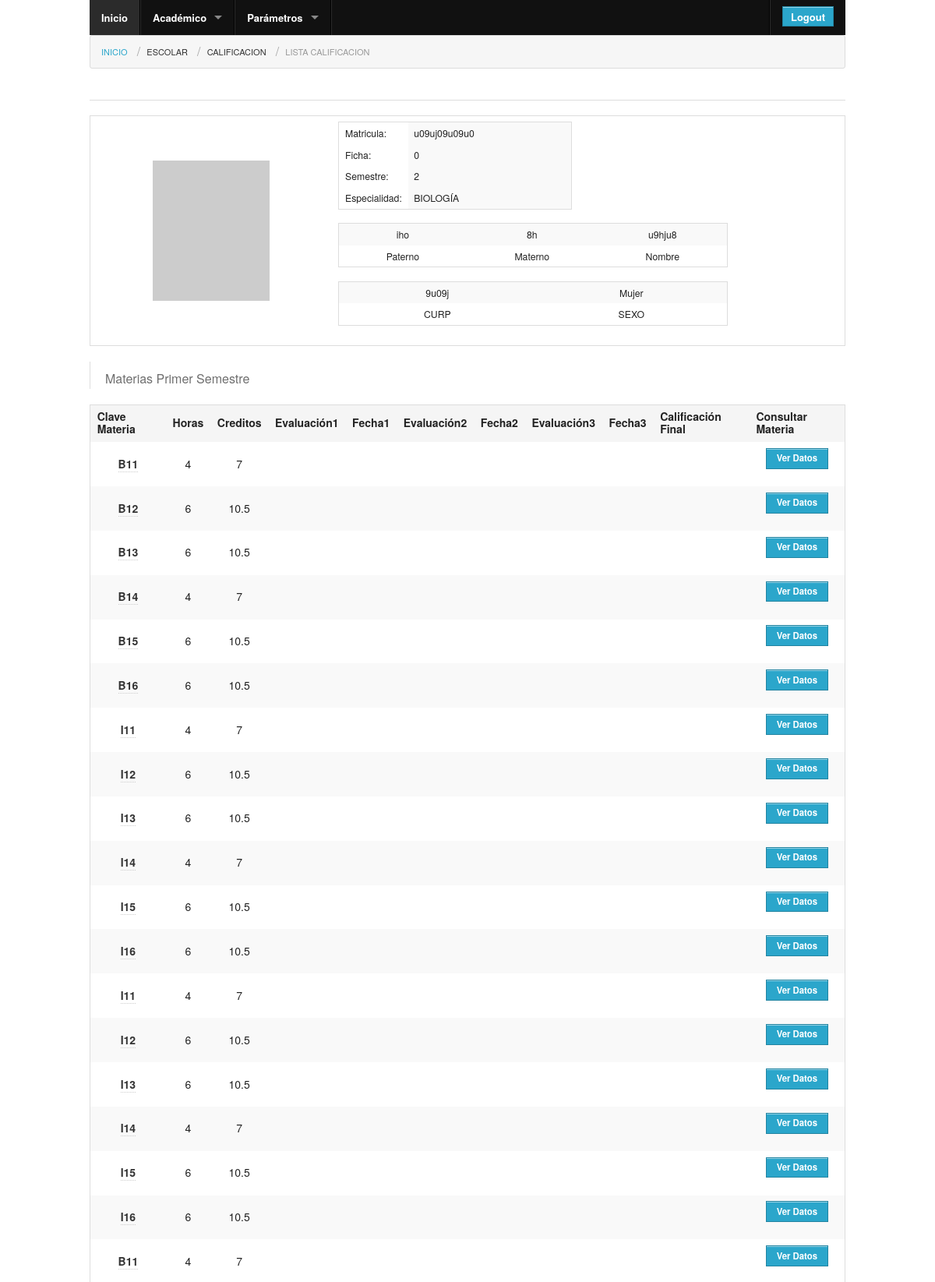
Page /sistema/index.php/calificaciones/lista_calificaciones (upper part) on the committed database.
### tables this page shows
CREATE TABLE `alumnos` (
  `matricula` varchar(12) NOT NULL,
  `ficha` varchar(12) NOT NULL,
  `curp` varchar(20) NOT NULL,
  `nombre` varchar(50) NOT NULL,
  `paterno` varchar(25) NOT NULL,
  `materno` varchar(25) NOT NULL,
  `fecha_nacimiento` varchar(40) NOT NULL,
  `sexo` int(1) NOT NULL,
  `semestre` int(1) NOT NULL,
  `clave_especialidad` int(2) NOT NULL,
  `ciclo_escolar` varchar(12) NOT NULL,
  `generacion` varchar(80) NOT NULL,
  `estatus` int(1) NOT NULL,
  `estadodeprocedencia` varchar(80) NOT NULL,
  `municipiodeprocedencia` varchar(80) NOT NULL,
  `observaciones` varchar(300) NOT NULL,
  `domicilio` varchar(300) NOT NULL,
  `municipio` varchar(20) NOT NULL,
  `estado` varchar(20) NOT NULL,
  `cp` varchar(10) NOT NULL,
  `telefono_casa` varchar(15) NOT NULL,
  `telefono_cel` varchar(15) NOT NULL,
  `email` varchar(70) NOT NULL,
  `tipo_sangre` int(1) NOT NULL,
  `enfermedades` varchar(300) NOT NULL,
  `capacidad_diferente` varchar(300) NOT NULL,
  `cuentaconbeca` varchar(80) NOT NULL,
  `tipobeca` varchar(80) NOT NULL,
  `nombre_tutor` varchar(50) NOT NULL,
  `domicilio_tutor` varchar(300) NOT NULL,
  `telefono_tutor` varchar(15) NOT NULL,
  `email_tutor` varchar(70) NOT NULL,
  `telemergencia` varchar(50) NOT NULL,
  `clave_asesor` varchar(4) NOT NULL,
  `trasladoreincorpoacion` varchar(20) NOT NULL,
  `foto` int(1) NOT NULL,
  KEY `matricula` (`matricula`)
);

CREATE TABLE `calificaciones` (
  `matricula` varchar(12) NOT NULL,
  `materia` varchar(20) NOT NULL,
  `semestre` int(1) NOT NULL,
  `clave_especialidad` int(1) NOT NULL,
  `ciclo_escolar` varchar(20) NOT NULL,
  `asistencia1` varchar(20) NOT NULL,
  `evaluacion1` varchar(20) NOT NULL,
  `fecha1` varchar(20) NOT NULL,
  `asistencia2` varchar(20) NOT NULL,
  `evaluacion2` varchar(20) NOT NULL,
  `fecha2` varchar(20) NOT NULL,
  `asistencia3` varchar(20) NOT NULL,
  `evaluacion3` varchar(20) NOT NULL,
  `fecha3` varchar(20) NOT NULL,
  `asistencia4` varchar(20) NOT NULL,
  `evaluacion4` varchar(20) NOT NULL,
  `fecha4` varchar(20) NOT NULL,
  `asistencia_general` varchar(20) NOT NULL,
  `calificacion_final` varchar(20) NOT NULL,
  `fecha` varchar(20) NOT NULL,
  `tipo_examen` varchar(20) NOT NULL,
  `extraordinario` varchar(20) NOT NULL,
  `fecha_extra` varchar(20) NOT NULL
);

CREATE TABLE `materias` (
  `licenciatura` varchar(80) NOT NULL,
  `clave_especialidad` varchar(8) NOT NULL,
  `materia` varchar(200) NOT NULL,
  `semestre` varchar(5) NOT NULL,
  `horas` varchar(5) NOT NULL,
  `creditos` varchar(15) NOT NULL,
  `prioridad` int(1) NOT NULL,
  `prisemestre` int(1) NOT NULL,
  `clave_docente` varchar(20) NOT NULL,
  `cicloescolar` varchar(9) NOT NULL,
  `horario` varchar(20) NOT NULL,
  `salon` varchar(15) NOT NULL
);

### sistema/application/controllers/calificaciones.php (called while the page is built, shortened)
<?php if ( ! defined('BASEPATH')) exit('No direct script access allowed');
class calificaciones extends CI_Controller {
  function __construct()
  {
		$this->load->helper('url');
		$this->load->helper('form');
		$this->load->model('user');
		$this->load->model('alumnos');
		$this->load->model('m_calificaciones');
		$this->load->library('form_validation');
  }
 function lista_calificaciones()
	{
		$session_data = $this->session->userdata('logged_in');
		$data['idsession'] = $session_data['id_nivel'];
      $data['nivel_label'] = $this->user->mi_join($session_data['id_nivel'],'niveles','id','label');
	  $data['matricula'] = $session_data['ID'];
	  $data['especialidades'] = $this->alumnos->especialidades();
		$matricula_uri = $this->input->post('matricula_post');
		$data ['dt_alumno'] = $this->alumnos->vista_dt_alumonos($matricula_uri);
		$data ['dt_calificaciones'] = $this->m_calificaciones->vista_dt_calificaciones($matricula_uri);
		$data ['id_matricula'] = $matricula_uri;
		$data['m_primer'] = $this->m_calificaciones->listar_materias($matricula_uri,"1");
		$data['m_segundo'] = $this->m_calificaciones->listar_materias($matricula_uri,"2");
		$data['m_terser'] = $this->m_calificaciones->listar_materias($matricula_uri,"3");
		$data['m_cuarto'] = $this->m_calificaciones->listar_materias($matricula_uri,"4");
		$data['m_quinto'] = $this->m_calificaciones->listar_materias($matricula_uri,"5");
		$data['m_sexto'] = $this->m_calificaciones->listar_materias($matricula_uri,"6");
		$data['m_septimo'] = $this->m_calificaciones->listar_materias($matricula_uri,"7");
		$data['m_octavo'] = $this->m_calificaciones->listar_materias($matricula_uri,"8");
		$this->load->view('common/header');
	    $this->load->view('common/menu', $data);
		if($data ['dt_calificaciones']){
        $this->load->view('list_calificaciones', $data);
	    }else{redirect(base_url().'calificaciones', 'refresh');}
		$this->load->view('common/footer');
	}
}
?>

### sistema/index.php (called while the page is built, shortened)
<?php
require_once BASEPATH.'core/CodeIgniter'.EXT;

### sistema/application/models/alumnos.php (called while the page is built, shortened)
<?php
class alumnos extends CI_Model{
	function vista_dt_alumonos($id){
		$query = $this->db->get('alumnos');
			foreach ($query->result() as $datos){
				$data[] = $datos;
			return $data;
		}
	}
}
?>

### sistema/application/models/user.php (called while the page is built, shortened)
<?php
Class User extends CI_Model
{
	function mi_join($id,$tabla,$idtabla,$label){
		$query = $this->db->get($tabla);
			foreach ($query->result() as $datos){
			return  $datos->$label;
		}
	}
}
?>

### sistema/application/models/m_calificaciones.php (called while the page is built, shortened)
<?php
class m_calificaciones extends CI_Model{
	function listar_materias($matricula,$semestre){
		$this->db->select('*');
		$this->db->from('calificaciones',"materias");
		$this->db->join('materias', 'materias.clave_especialidad = calificaciones.materia');
		$this->db->where("calificaciones.matricula",$matricula);
		$this->db->where("materias.semestre",$semestre);
		$query = $this->db->get();
	     if ($query->num_rows>0 ){
			foreach ($query->result() as $datos){
				$data[] = $datos;
			}
			return $data;
		}
	}
}
?>

### sistema/application/views/list_calificaciones.php (the view, shortened to what this page needs)
<div class="row"><div class="large-12 columns">
<ul class="breadcrumbs">
  <li><a href="<?=base_url();?>home">Inicio</a></li>
  <li class="current"><a href="#">Escolar</a></li>
  <li class="current"><a href="<?=base_url();?>alumno">Calificacion</a></li>
  <li class="unavailable"><a href="#">Lista Calificacion</a></li>
</ul>
</div></div>
<div class="row">
		<div class="large-12 columns">
            <hr />
<table width="100%" border="0" cellspacing="0" cellpadding="0">
          <tr>
            <td width="32%" align="center"><?php if ($dt_alumno['0']->foto == 1){ ?>
      <img src="<?=base_url();?>common/documentos/<?=$dt_alumno['0']->matricula;?>/foto.jpg" width="150" height="180" />
      <?php }else{ ?>
      <img src="http://placehold.it/150x180" width="150" height="180" />
      <?php }?></td>
            <td width="68%"><table width="300" border="0" cellspacing="0" cellpadding="0">
              <tr>
                <td width="78" bgcolor="#FFFFFF">Matricula:</td>
                <td width="222" bgcolor="#F9F9F9"><?=$dt_alumno['0']->matricula;?></td>
              </tr>
              <tr>
                <td bgcolor="#FFFFFF">Ficha:</td>
                <td bgcolor="#F9F9F9"><?=$dt_alumno['0']->ficha;?></td>
              </tr>
              <tr>
                <td bgcolor="#FFFFFF">Semestre:</td>
                <td bgcolor="#F9F9F9"><?=$dt_alumno['0']->semestre;?></td>
              </tr>
              <tr>
                <td bgcolor="#FFFFFF">Especialidad:</td>
                <td bgcolor="#F9F9F9"><?=$this->user->mi_join($dt_alumno['0']->clave_especialidad,'especialidades','id','label');?></td>
              </tr>
            </table>
              <table width="500" border="0" cellspacing="0" cellpadding="0">
              <tr>
                <td align="center" bgcolor="#F9F9F9"><?=$dt_alumno['0']->paterno;?></td>
                <td align="center" bgcolor="#F9F9F9"><?=$dt_alumno['0']->materno;?></td>
                <td align="center" bgcolor="#F9F9F9"><?=$dt_alumno['0']->nombre;?></td>
              </tr>
              <tr>
                <td align="center" bgcolor="#FFFFFF">Paterno</td>
                <td align="center" bgcolor="#FFFFFF">Materno</td>
                <td align="center" bgcolor="#FFFFFF">Nombre</td>
              </tr>
            </table>
              <table width="500" border="0" cellspacing="0" cellpadding="0">
              <tr>
                <td align="center" bgcolor="#F9F9F9"><?=$dt_alumno['0']->curp;?></td>
                <td align="center" bgcolor="#F9F9F9"><? if($dt_alumno['0']->sexo == 1){echo "Hombre";} if($dt_alumno['0']->sexo == 2){echo "Mujer";} if($dt_alumno['0']->sexo == 3){echo "Otros";}?></td>
              </tr>
              <tr>
                <td align="center" bgcolor="#FFFFFF">CURP</td>
                <td align="center" bgcolor="#FFFFFF">SEXO</td>
              </tr>
            </table>
            </td>
  </tr>
</table>
<?php if ($dt_alumno['0']->clave_especialidad == 5) {
$suf = "Eval";
}else{
$suf = "Evaluación";
} ?>
<?php if($m_primer){?>
<blockquote>Materias Primer Semestre</blockquote>
<table width="100%">
 <thead>
	<tr>
		<th>Clave Materia</th>
		<th>Horas</th>
		<th>Creditos</th>
        <th><?=$suf;?>1</th>
        <th>Fecha1</th>
        <th><?=$suf;?>2</th>
        <th>Fecha2</th>
        <th><?=$suf;?>3</th>
        <th>Fecha3</th>
        <th>Calificación Final</th>
		<th>Consultar Materia</th>
	</tr>
</thead>
<tbody>
<?php
foreach($m_primer as $valor):?>
	<tr>
		<td align='center'><span data-tooltip class="has-tip" title="<?=$valor->materia ?>"><?=$valor->clave_especialidad ?></span></td>
		<td align='center'><?=$valor->horas ?></td>
		<td align='center'><?=$valor->creditos ?></td>
        <td align='center'><?=$valor->evaluacion1 ?></td>
        <td align='center'><?=$valor->fecha1 ?></td>
        <td align='center'><?=$valor->evaluacion2 ?></td>
        <td align='center'><?=$valor->fecha2 ?></td>
        <td align='center'><?=$valor->evaluacion3 ?></td>
        <td align='center'><?=$valor->fecha3 ?></td>
        <td align='center'><?=$valor->calificacion_final ?></td>
		<td align='center'><?=anchor('calificaciones/vista_calificaciones/'.$id_matricula.'/'.$valor->clave_especialidad, 'Ver Datos','class="small button"')?></td>
	</tr>
<?php endforeach;?>
</tbody>
</table>
<?php }?>
<br />
<br />
<br />
<br />
<br />
<br />
<br />
  </div>
</div>

### sistema/application/views/common/header.php (shortened to what this page needs)
<!DOCTYPE html>
 <html class="no-js" lang="en">
<head>
  <link rel="stylesheet" href="<?=base_url();?>common/css/normalize.css" />
  <link rel="stylesheet" href="<?=base_url();?>common/css/foundation.css" />
</head>
<body>

### sistema/application/views/common/menu.php (shortened to what this page needs)
<div class="row">
		<div class="large-12 columns">
<nav class="top-bar">
  <section class="top-bar-section">
    <ul class="left">
    <li class="active"><a href="<?=base_url();?>home">Inicio</a></li>
    <li class="divider"></li>
      <li class="has-dropdown"><a href="#">Académico</a>
      </li>
      <li class="divider"></li>
		<li class="has-dropdown"><a href="#">Parámetros</a>
      </li>
      <li class="divider"></li>
    </ul>
    <ul class="right">
      <li class="divider"></li>
      <li class="has-form">
        <a class="button" href="<?=base_url();?>home/logout">Logout</a>
      </li>
    </ul>
  </section>
</nav>
</div>
</div>

### sistema/application/views/common/footer.php (shortened to what this page needs)
</body>
</html>

### rows in the picture
alumnos: matricula "u09uj09u09u0", ficha "0", semestre "2", paterno "iho", materno "8h", nombre "u9hju8", curp "9u09j", clave_especialidad "Evaluación"
calificaciones: materias.clave_especialidad "B11", materias.horas "4", materias.creditos "7", materias.clave_especialidad "Ver Datos"
calificaciones: materias.clave_especialidad "B12", materias.horas "6", materias.creditos "10.5", materias.clave_especialidad "Ver Datos"
calificaciones: materias.clave_especialidad "B13", materias.horas "6", materias.creditos "10.5", materias.clave_especialidad "Ver Datos"
calificaciones: materias.clave_especialidad "B14", materias.horas "4", materias.creditos "7", materias.clave_especialidad "Ver Datos"
calificaciones: materias.clave_especialidad "B15", materias.horas "6", materias.creditos "10.5", materias.clave_especialidad "Ver Datos"
calificaciones: materias.clave_especialidad "B16", materias.horas "6", materias.creditos "10.5", materias.clave_especialidad "Ver Datos"
calificaciones: materias.clave_especialidad "I11", materias.horas "4", materias.creditos "7", materias.clave_especialidad "Ver Datos"
calificaciones: materias.clave_especialidad "I12", materias.horas "6", materias.creditos "10.5", materias.clave_especialidad "Ver Datos"
calificaciones: materias.clave_especialidad "I13", materias.horas "6", materias.creditos "10.5", materias.clave_especialidad "Ver Datos"
calificaciones: materias.clave_especialidad "I14", materias.horas "4", materias.creditos "7", materias.clave_especialidad "Ver Datos"
calificaciones: materias.clave_especialidad "I15", materias.horas "6", materias.creditos "10.5", materias.clave_especialidad "Ver Datos"
calificaciones: materias.clave_especialidad "I16", materias.horas "6", materias.creditos "10.5", materias.clave_especialidad "Ver Datos"
calificaciones: materias.clave_especialidad "I11", materias.horas "4", materias.creditos "7", materias.clave_especialidad "Ver Datos"
calificaciones: materias.clave_especialidad "I12", materias.horas "6", materias.creditos "10.5", materias.clave_especialidad "Ver Datos"
calificaciones: materias.clave_especialidad "I13", materias.horas "6", materias.creditos "10.5", materias.clave_especialidad "Ver Datos"
calificaciones: materias.clave_especialidad "I14", materias.horas "4", materias.creditos "7", materias.clave_especialidad "Ver Datos"
calificaciones: materias.clave_especialidad "I15", materias.horas "6", materias.creditos "10.5", materias.clave_especialidad "Ver Datos"
calificaciones: materias.clave_especialidad "I16", materias.horas "6", materias.creditos "10.5", materias.clave_especialidad "Ver Datos"
calificaciones: materias.clave_especialidad "B11", materias.horas "4", materias.creditos "7", materias.clave_especialidad "Ver Datos"
